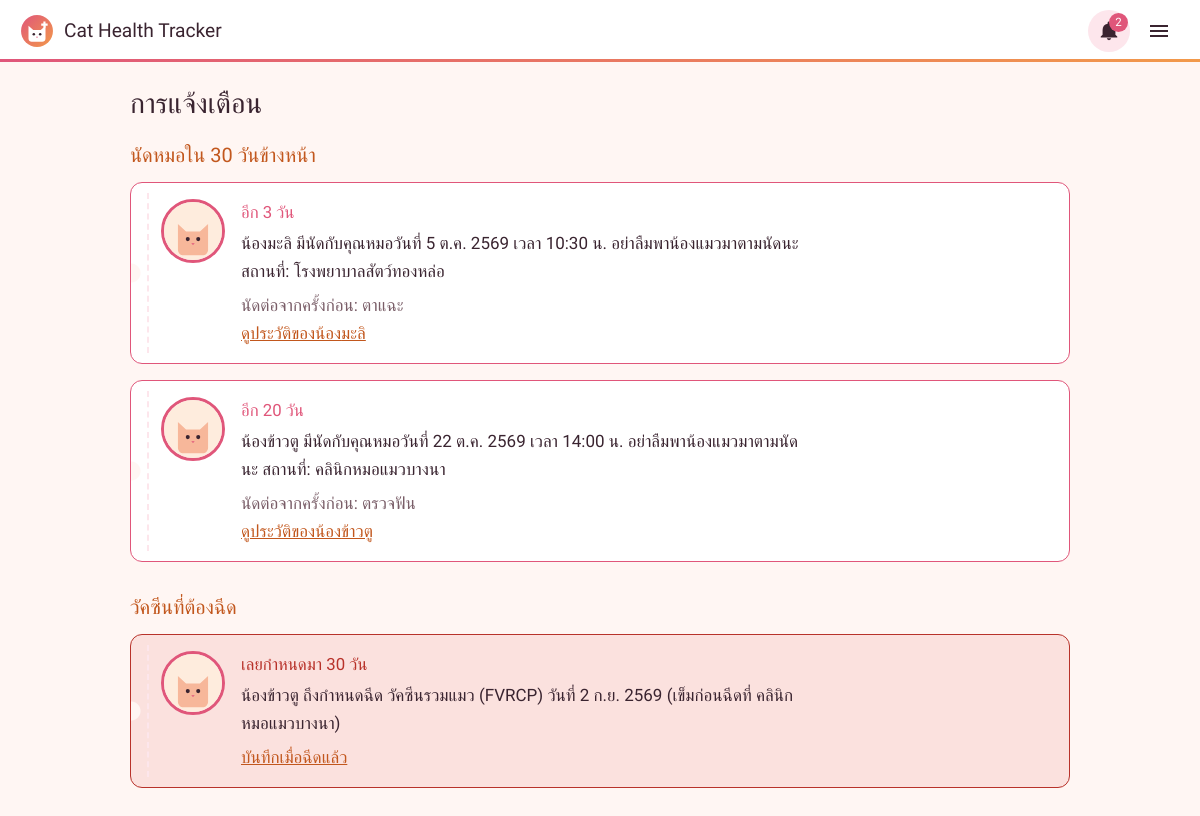
Screenshot of /notifications.php (signed in) with the database file from the repository.
### tables this page shows
CREATE TABLE IF NOT EXISTS health_records (
  record_id             INT AUTO_INCREMENT PRIMARY KEY,
  cat_id                INT NOT NULL,
  record_date           DATE NOT NULL,
  appointment_reason    VARCHAR(255),             
  diagnosis             TEXT,                     
  next_appointment_date DATETIME,                 
  vet_clinic            VARCHAR(150),             
  weight_kg             DECIMAL(4,2),
  FOREIGN KEY (cat_id) REFERENCES cats(cat_id) ON DELETE CASCADE
);

CREATE TABLE IF NOT EXISTS cats (
  cat_id     INT AUTO_INCREMENT PRIMARY KEY,
  user_id    INT NOT NULL,                        
  cat_name   VARCHAR(100) NOT NULL,
  breed      VARCHAR(100),
  birth_date DATE,
  gender     ENUM('ผู้','เมีย') NOT NULL,
  owner_name VARCHAR(100),
  photo      VARCHAR(255),                        
  created_at TIMESTAMP DEFAULT CURRENT_TIMESTAMP,
  FOREIGN KEY (user_id) REFERENCES users(user_id) ON DELETE CASCADE
);

CREATE TABLE IF NOT EXISTS vaccinations (
  vaccine_id    INT AUTO_INCREMENT PRIMARY KEY,
  cat_id        INT NOT NULL,
  vaccine_name  VARCHAR(100) NOT NULL,
  vaccine_date  DATE NOT NULL,
  next_due_date DATE,
  vet_clinic    VARCHAR(150),
  FOREIGN KEY (cat_id) REFERENCES cats(cat_id) ON DELETE CASCADE
);

### config.php (called while the page is built, shortened)
<?php
function e($text) {
    return htmlspecialchars((string)$text, ENT_QUOTES, 'UTF-8');
}
function thai_date($date, $with_time = false) {
    $months = ['', 'ม.ค.', 'ก.พ.', 'มี.ค.', 'เม.ย.', 'พ.ค.', 'มิ.ย.',
               'ก.ค.', 'ส.ค.', 'ก.ย.', 'ต.ค.', 'พ.ย.', 'ธ.ค.'];
    $t = strtotime($date);
    $out = date('j', $t) . ' ' . $months[(int)date('n', $t)] . ' ' . (date('Y', $t) + 543);
    if ($with_time && date('H:i', $t) !== '00:00') {
        $out .= ' เวลา ' . date('H:i', $t) . ' น.';
    }
    return $out;
}
function cat_photo($photo) {
    return 'assets/cat-default.svg';
}

### notifications.php (the view, shortened to what this page needs)
<?php
require 'config.php';
$uid = $_SESSION['user_id'];
$stmt = $pdo->prepare("SELECT h.*, c.cat_name, c.photo
                       FROM health_records h JOIN cats c ON c.cat_id = h.cat_id
                       WHERE c.user_id = ? AND h.next_appointment_date IS NOT NULL
                         AND DATE(h.next_appointment_date) BETWEEN CURDATE() AND DATE_ADD(CURDATE(), INTERVAL 30 DAY)
                       ORDER BY h.next_appointment_date");
$stmt->execute([$uid]);
$appts = $stmt->fetchAll();
$stmt = $pdo->prepare("SELECT v.*, c.cat_name, c.photo, DATEDIFF(v.next_due_date, CURDATE()) AS days_left
                       FROM vaccinations v JOIN cats c ON c.cat_id = v.cat_id
                       WHERE c.user_id = ? AND v.next_due_date IS NOT NULL
                         AND v.next_due_date <= DATE_ADD(CURDATE(), INTERVAL 30 DAY)
                         AND NOT EXISTS (SELECT 1 FROM vaccinations v2
                                         WHERE v2.cat_id = v.cat_id AND v2.vaccine_name = v.vaccine_name
                                           AND v2.vaccine_date > v.vaccine_date)
                       ORDER BY v.next_due_date");
$stmt->execute([$uid]);
$vaccines = $stmt->fetchAll();
function days_text($date) {
    $d = (int)floor((strtotime(substr($date, 0, 10)) - strtotime(date('Y-m-d'))) / 86400);
    if ($d < 0)  return 'เลยกำหนดมา ' . abs($d) . ' วัน';
    return 'อีก ' . $d . ' วัน';
}
require 'includes/header.php';
?>
<div class="page-head">
  <h1>การแจ้งเตือน</h1>
</div>
<section class="notice-group">
  <h2>นัดหมอใน 30 วันข้างหน้า</h2>
  <?php foreach ($appts as $a): $urgent = substr($a['next_appointment_date'], 0, 10) <= date('Y-m-d', strtotime('+1 day')); ?>
    <article class="slip<?= $urgent ? ' slip-urgent' : '' ?>">
      <img class="avatar" src="<?= e(cat_photo($a['photo'])) ?>" alt="" width="64" height="64">
      <div>
        <p class="slip-title"><?= e(days_text($a['next_appointment_date'])) ?></p>
        <p class="slip-msg">
          น้อง<?= e($a['cat_name']) ?> มีนัดกับคุณหมอวันที่ <?= e(thai_date($a['next_appointment_date'], true)) ?>
          อย่าลืมพาน้องแมวมาตามนัดนะ
          <?php if ($a['vet_clinic']): ?>สถานที่: <?= e($a['vet_clinic']) ?><?php endif; ?>
        </p>
        <?php if ($a['appointment_reason']): ?>
          <p class="muted">นัดต่อจากครั้งก่อน: <?= e($a['appointment_reason']) ?></p>
        <?php endif; ?>
        <a href="cat_detail.php?id=<?= $a['cat_id'] ?>#records">ดูประวัติของน้อง<?= e($a['cat_name']) ?></a>
      </div>
    </article>
  <?php endforeach; ?>
</section>
<section class="notice-group">
  <h2>วัคซีนที่ต้องฉีด</h2>
  <?php foreach ($vaccines as $v): $late = (int)$v['days_left'] < 0; ?>
    <article class="slip<?= $late ? ' slip-late' : '' ?>">
      <img class="avatar" src="<?= e(cat_photo($v['photo'])) ?>" alt="" width="64" height="64">
      <div>
        <p class="slip-title"><?= e(days_text($v['next_due_date'])) ?></p>
        <p class="slip-msg">
          น้อง<?= e($v['cat_name']) ?> ถึงกำหนดฉีด <?= e($v['vaccine_name']) ?>
          วันที่ <?= e(thai_date($v['next_due_date'])) ?>
          <?php if ($v['vet_clinic']): ?>(เข็มก่อนฉีดที่ <?= e($v['vet_clinic']) ?>)<?php endif; ?>
        </p>
        <a href="cat_detail.php?id=<?= $v['cat_id'] ?>#vaccines">บันทึกเมื่อฉีดแล้ว</a>
      </div>
    </article>
  <?php endforeach; ?>
</section>
<?php require 'includes/footer.php'; ?>

### assets/style.css (style rules this page uses)
:root { --ink: #3A2430; --ink-soft: #7A5E68; --bg: #FFF6F3; --surface: #FFFFFF; --line: #F3DCD6; --magenta: #E0567A; --magenta-dark: #C23E62; --magenta-soft: #FDE6EC; --teal: #C2571D; --teal-soft: #FEECDD; --amber: #8A5A00; --amber-soft: #FFF2C7; --red: #B8322A; --red-soft: #FBE1DE; --gradient: linear-gradient(90deg, #E0567A, #F2994A); --font-head: "Mitr", "Sarabun", system-ui, sans-serif; --font-body: "Sarabun", "Tahoma", system-ui, sans-serif; --radius: 14px; }
*, *::before, *::after { box-sizing: border-box; }
body { margin: 0; font-family: var(--font-body); font-size: 17px; line-height: 1.65; color: var(--ink); background: var(--bg); }
h1, h2, h3 { font-family: var(--font-head); font-weight: 500; line-height: 1.3; margin: 0; }
h1 { font-size: 1.75rem; }
h2 { font-size: 1.25rem; }
a { color: var(--teal); }
.muted { color: var(--ink-soft); }
.page-head { display: flex; align-items: center; justify-content: space-between; gap: 12px; margin-bottom: 20px; }
.avatar { border-radius: 50%; object-fit: cover; flex-shrink: 0; border: 3px solid var(--magenta); background: var(--magenta-soft); }
.slip { position: relative; display: flex; gap: 16px; align-items: flex-start; margin-bottom: 16px; padding: 16px 20px 16px 30px; background: var(--surface); border: 1.5px solid var(--magenta); border-radius: 12px; background-image: radial-gradient(circle at 0 50%, var(--bg) 9px, transparent 10px); }
.slip::before { content: ""; position: absolute; left: 16px; top: 10px; bottom: 10px; border-left: 2px dashed var(--magenta-soft); }
.slip p { margin: 0; }
.slip-title { font-family: var(--font-head); font-weight: 500; color: var(--magenta); font-size: 1.05rem; }
.slip-msg { max-width: 60ch; margin: 2px 0 6px !important; }
.slip-late { border-color: var(--red); background-color: var(--red-soft); }
.slip-late .slip-title { color: var(--red); }
.notice-group { margin-bottom: 32px; }
.notice-group h2 { margin-bottom: 14px; color: var(--teal); }

### rows the page displays
health_records: next_appointment_date "อีก 3 วัน", cat.cat_name "มะลิ", next_appointment_date "5 ต.ค. 2569 เวลา 10:30 น.", vet_clinic "โรงพยาบาลสัตว์ทองหล่อ", appointment_reason "ตาแฉะ"
health_records: next_appointment_date "อีก 20 วัน", cat.cat_name "ข้าวตู", next_appointment_date "22 ต.ค. 2569 เวลา 14:00 น.", vet_clinic "คลินิกหมอแมวบางนา", appointment_reason "ตรวจฟัน"
vaccinations: next_due_date "เลยกำหนดมา 30 วัน", cat.cat_name "ข้าวตู", vaccine_name "วัคซีนรวมแมว (FVRCP)", next_due_date "2 ก.ย. 2569", vet_clinic "คลินิกหมอแมวบางนา"

### other values shown
$alert_count "2"
